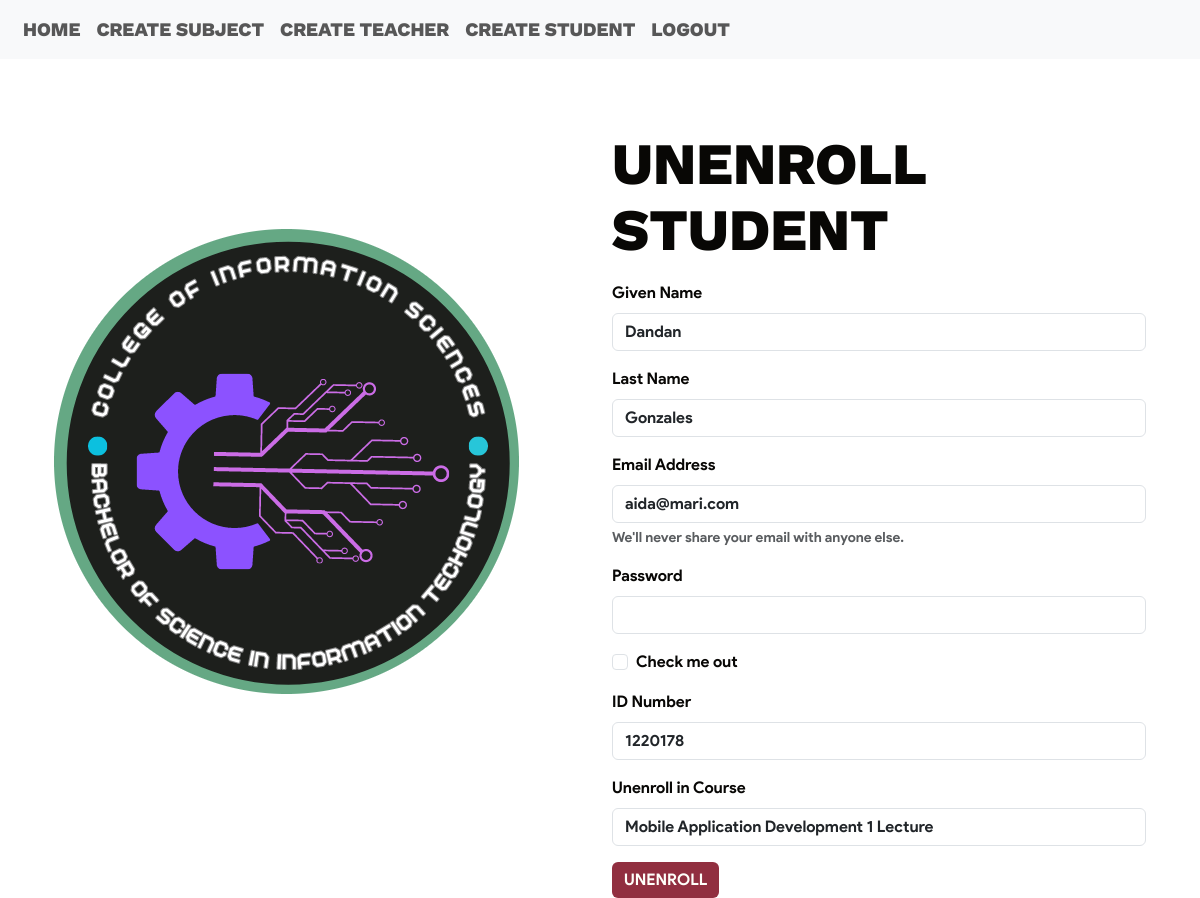
Screenshot of /unenroll-student/1 with the database file from the repository.
### website/models.py (models this page shows)
class Student(db.Model, UserMixin):
    id = db.Column(db.Integer, primary_key=True)
    email = db.Column(db.String(150), unique=True)
    password = db.Column(db.String(150))
    givenName = db.Column(db.String(150))
    lastName = db.Column(db.String(150))
    idNumber = db.Column(db.Integer, unique=True)
    enrolled_courses = db.relationship('Subj', secondary=student_course_association, backref=db.backref('students', lazy='dynamic'))

### website/auth.py (the view, shortened to what this page needs)
@auth.route('/unenroll-student/<int:student_id>', methods=['GET', 'POST'])
def unenroll_student(student_id):
    student = Student.query.get(student_id)
    subject = Subj.query.all()
    return render_template('unenroll-student.html', user=current_user, student=student, subject=subject)

### website/templates/unenroll-student.html (shortened to what this page needs)
{% extends "base.html" %} {% block title %}Edit Student{% endblock %} {% block
barnav%}
<div class="collapse navbar-collapse" id="navbar">
  <div class="navbar-nav">
    <a class="nav-item nav-link" id="home" href="/admin">HOME</a>
    <a class="nav-item nav-link" id="subject" href="/create-subject"
      >CREATE SUBJECT</a
    >
    <a class="nav-item nav-link" id="subject" href="/create-teacher"
      >CREATE TEACHER</a
    >
    <a class="nav-item nav-link" id="subject" href="/create-student"
      >CREATE STUDENT</a
    >
    <a class="nav-item nav-link" id="logout" href="/logout">LOGOUT</a>
  </div>
</div>
{% endblock %} {% block content%}
<div class="container" method="POST">
  <div class="row">
    <div class="col-md-6" style="margin-top: 150px">
      <picture>
        <source srcset="/static/logo.png" type="" />
        <img src="..." class="img-fluid" alt="..." />
      </picture>
    </div>
    <div class="col-md-6" style="margin-top: 50px">
      <h1
        style="
          font-family: 'ProdigySansExtraBold';
          display: grid;
          place-items: center;
          font-size: 55px;
        "
      >
        UNENROLL STUDENT
      </h1>
      <div
        id="content"
        style="font-family: 'ProductSansBold'; margin-top: 20px"
      >
        <form method="POST">
          <div class="mb-3">
            <label for="studentGname" class="form-label">Given Name</label>
            <input
              type="text"
              class="form-control"
              id="studentGname"
              name="studentGname"
              value="{{ student.givenName }}"
              readonly
            />
          </div>
          <div class="mb-3">
            <label for="studentLname" class="form-label">Last Name</label>
            <input
              type="text"
              class="form-control"
              id="studentLname"
              name="studentLname"
              value="{{ student.lastName }}"
              readonly
            />
          </div>
          <div class="mb-3">
            <label for="studentEmail" class="form-label">Email Address</label>
            <input
              type="email"
              class="form-control"
              id="studentEmail"
              aria-describedby="emailHelp"
              name="studentEmail"
              value="{{ student.email }}"
              readonly
            />
            <div id="emailHelp" class="form-text">
              We'll never share your email with anyone else.
            </div>
          </div>
          <div class="mb-3">
            <label for="studentPassword" class="form-label">Password</label>
            <input
              type="password"
              class="form-control"
              id="studentPassword"
              name="studentPassword"
              value="{{ student.passowrd }}"
              readonly
            />
          </div>
          <div class="mb-3 form-check">
            <input
              type="checkbox"
              class="form-check-input"
              id="exampleCheck1"
            />
            <label class="form-check-label" for="exampleCheck1"
              >Check me out</label
            >
          </div>
          <div class="mb-3">
            <label for="studentIDNum" class="form-label">ID Number</label>
            <input
              type="number"
              class="form-control"
              id="studentIDNum"
              name="studentIDNum"
              value="{{ student.idNumber }}"
              readonly
            />
          </div>
          <div class="mb-3">
            <label for="enrolledCourse" class="form-label"
              >Unenroll in Course</label
            >
            <select
              class="form-control"
              id="enrolledCourse"
              name="enrolledCourse"
            >
              {% for subj in subject %} {% if subj in student.enrolled_courses
              %}
              <option value="{{ subj.id }}">{{ subj.course }}</option>
              {% endif %} {% endfor %}
            </select>
          </div>
          <button
            type="submit"
            class="btn btn-primary"
            style="background-color: #912f40; border: none; color: #fffffa"
          >
            UNENROLL
          </button>
        </form>
      </div>
    </div>
  </div>
</div>
{% endblock %}

### rows the page displays
Student: studentGname "Dandan", studentLname "Gonzales", studentEmail "aida@mari.com", studentIDNum "1220178"

### other values shown
form field enrolledCourse "Mobile Application Development 1 Lecture"
